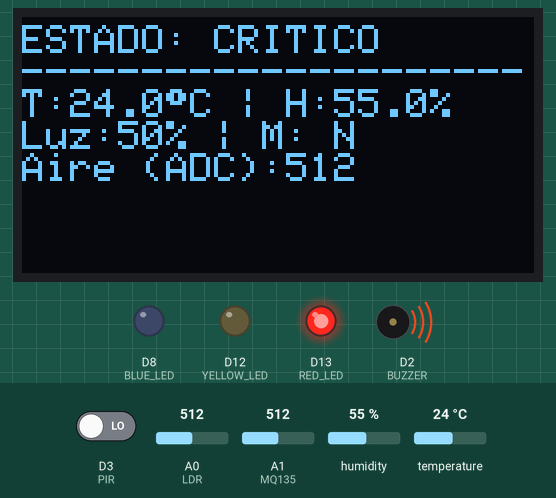
Simulated run of this sketch. Board: Arduino MKR. On the bench: 128×64 one-colour display, output pins drawn as LEDs (lit = HIGH), buzzer (waves = sounding). The inputs (shaded band) are chosen by the test bench; at power-on: A1 (MQ135) = 512, D3 (PIR) LOW, temperature 24 °C, A0 (LDR) = 512, humidity 55 %. WiFi joins after 1.5 s; servers stay silent unless stated; what the sketch prints to the serial monitor is not drawn.

Above: at 3.7 s.
3.8 s: A1 (MQ135) set to 311
At 5.0 s:
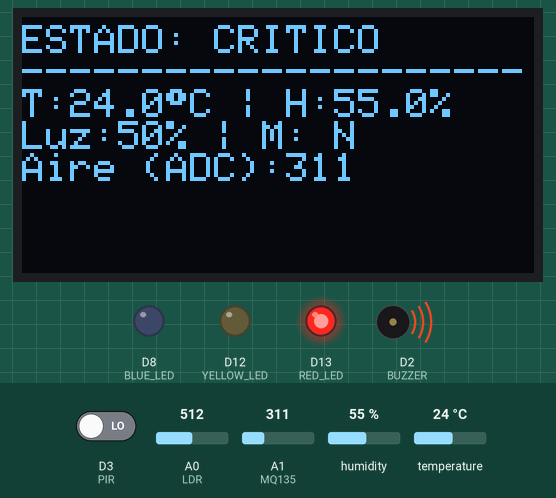
5.3 s: A1 (MQ135) set to 291
At 6.3 s:
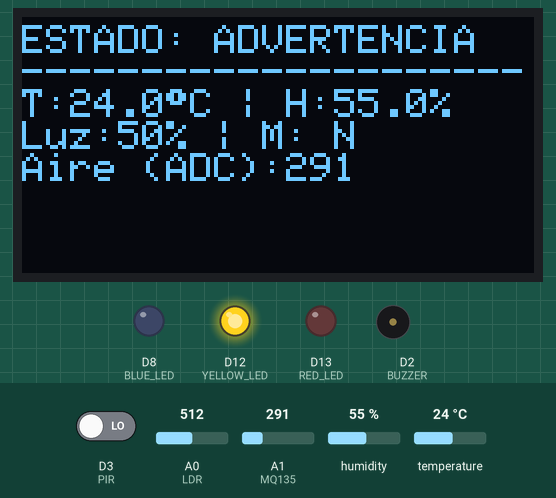
6.8 s: D3 (PIR) driven HIGH
At 7.6 s:
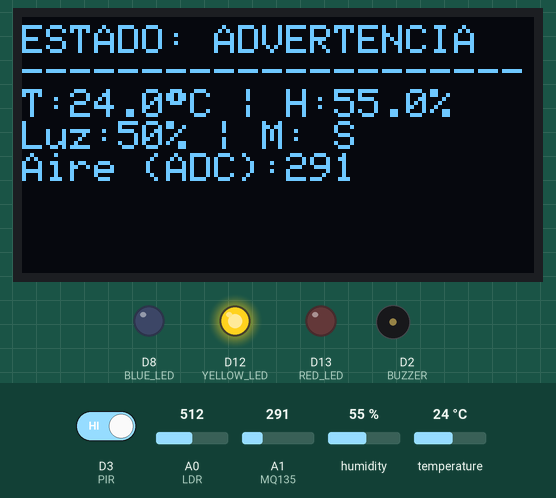
8.3 s: temperature set to 34.7 °C
At 9.1 s:
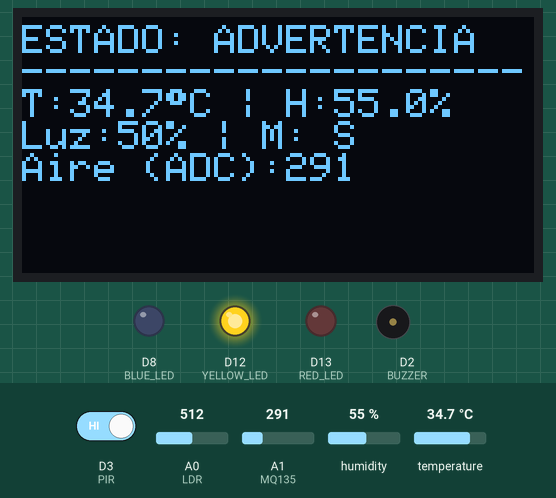
10.1 s: temperature set to 35.5 °C
At 11.4 s:
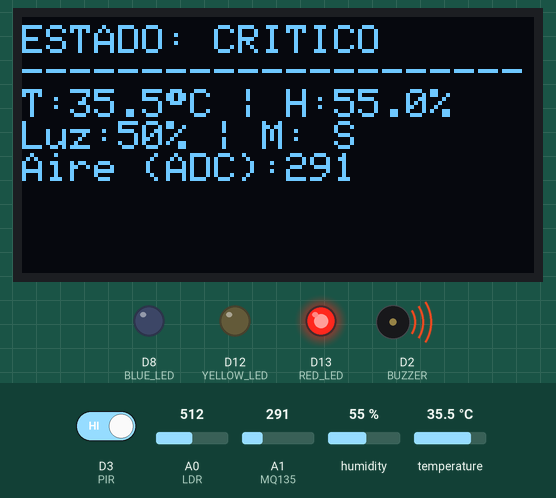
12.1 s: A0 (LDR) set to 716
At 12.6 s:
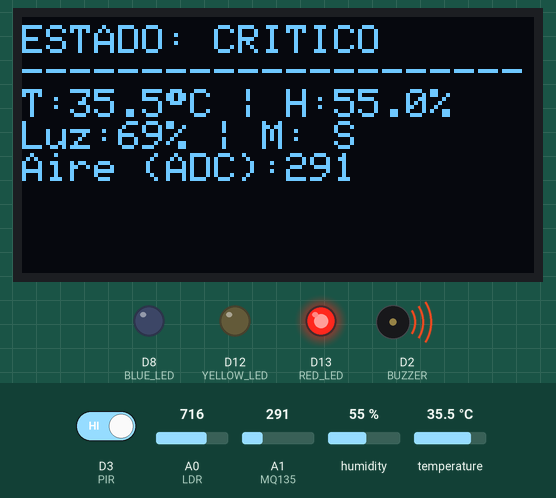
Timing chart, 0 to 14.6 s (numbered marks = the images above; inputs shaded):
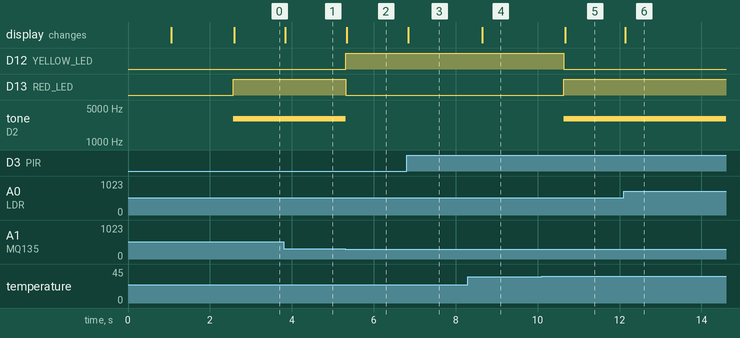

The sketch:

ArduinoIoT.ino
```cpp
// Librerías necesarias para el funcionamiento del sistema
#include <Arduino.h>           // Funciones básicas de Arduino
#include <Wire.h>              // Comunicación I2C
#include <DHT.h>                // Lectura del sensor de temperatura y humedad
#include <Adafruit_GFX.h>       // Funciones gráficas para la pantalla
#include <Adafruit_SSD1306.h>   // Control de la pantalla OLED
#include "thingProperties.h"    // Propiedades para Arduino IoT Cloud
#include "arduino_secrets.h"    // Credenciales de conexión

// Pines donde están conectados los sensores y actuadores
#define PIR 3          // Sensor de movimiento
#define LDR A0         // Sensor de luz
#define DHTPIN 4       // Pin del sensor DHT22
#define DHTTYPE DHT22  // Tipo de sensor de temperatura y humedad
#define MQ135 A1       // Sensor de calidad del aire
#define RED_LED 13     // LED indicador de estado crítico
#define YELLOW_LED 12  // LED indicador de advertencia
#define BLUE_LED 8     // LED indicador de estado normal
#define BUZZER 2       // Zumbador para alertas sonoras

// Configuración de la pantalla OLED
#define SCREEN_WIDTH 128    // Ancho de la pantalla en píxeles
#define SCREEN_HEIGHT 64    // Alto de la pantalla en píxeles
#define OLED_RESET -1       // No se utiliza un pin de reinicio externo
#define SCREEN_ADDRESS 0x3C // Dirección I2C de la pantalla

// Creación del objeto para controlar la pantalla OLED
Adafruit_SSD1306 display(SCREEN_WIDTH, SCREEN_HEIGHT, &Wire, OLED_RESET);

// Variables para almacenar las lecturas de los sensores
bool presence;                       // Indica si se detecta movimiento
int valueLDR, normalizedValueLDR;    // Lectura original y porcentaje de luz
float temperature, humidity;         // Temperatura y humedad
int airQuality;                      // Lectura del sensor de aire
String overallStatus;                // Estado general del sistema

// Estados posibles del sistema
String systemStatus[] = {"CRITICO", "ADVERTENCIA", "NORMAL"};

// Creación del objeto para controlar el sensor DHT22
DHT dht(DHTPIN, DHTTYPE);


// Configuración inicial del sistema
void setup() {

  // Configura los LED como salidas
  pinMode(RED_LED, OUTPUT);
  pinMode(YELLOW_LED, OUTPUT);
  pinMode(BLUE_LED, OUTPUT);

  // Configura el sensor de movimiento como entrada
  pinMode(PIR, INPUT);

  // Configura el buzzer como salida
  pinMode(BUZZER, OUTPUT);

  // Inicia la comunicación serial a 9600 baudios
  Serial.begin(9600);

  // Inicializa el sensor de temperatura y humedad
  dht.begin();

  // Espera un segundo para permitir la inicialización
  delay(1000);

  // Inicializa la pantalla OLED
  if (!display.begin(SSD1306_SWITCHCAPVCC, SCREEN_ADDRESS)) {
    Serial.println("Pantalla no encontrada");
  }

  // Muestra un mensaje inicial en la pantalla
  display.clearDisplay();
  display.setTextColor(WHITE);
  display.setTextSize(1);
  display.setCursor(0, 0);
  display.println(F("Iniciando..."));
  display.display();

  // Inicializa las propiedades de Arduino IoT Cloud
  initProperties();

  // Inicia la conexión con Arduino IoT Cloud
  ArduinoCloud.begin(ArduinoIoTPreferredConnection);

  // Configura el nivel de mensajes de depuración
  setDebugMessageLevel(2);

  // Muestra información de depuración de la conexión
  ArduinoCloud.printDebugInfo();
}


// Bucle principal: se ejecuta continuamente
void loop() {

  // Actualiza la comunicación con Arduino IoT Cloud
  ArduinoCloud.update();

  // Lee los sensores y actualiza sus variables
  readPIR();
  readLDR();
  readDHT();
  readMQ();

  // Determina el estado general y controla los actuadores
  checkStatus();

  // Actualiza la información mostrada en la pantalla OLED
  updateOLED();
}


// Lee el sensor de movimiento PIR
void readPIR() {

  // Guarda el estado del sensor: HIGH o LOW
  presence = digitalRead(PIR);

  // Muestra el resultado en el monitor serial
  Serial.print(F("Movimiento: "));
  Serial.println(presence ? F("DETECTADO") : F("CLEAR"));
}


// Lee el sensor de luz LDR
void readLDR() {

  // Obtiene la lectura analógica del sensor
  valueLDR = analogRead(LDR);

  // Convierte la lectura a una escala de 0 a 100
  normalizedValueLDR = map(valueLDR, 0, 1023, 0, 100);

  // Muestra el porcentaje calculado
  Serial.print(F("Luz: "));
  Serial.print(normalizedValueLDR);
  Serial.println(F("%"));
}


// Lee la temperatura y la humedad del sensor DHT22
void readDHT() {

  // Obtiene la temperatura en grados Celsius
  temperature = dht.readTemperature();

  // Obtiene la humedad relativa en porcentaje
  humidity = dht.readHumidity();

  // Comprueba si alguna lectura ha fallado
  if (isnan(temperature) || isnan(humidity)) {

    // Informa del error en el monitor serial
    Serial.println(F("Error al leer el sensor DHT22."));

    // Asigna valores predeterminados ante el error
    temperature = 0.0;
    humidity = 0.0;
  }

  // Muestra la temperatura
  Serial.print(F("Temperatura: "));
  Serial.print(temperature);
  Serial.print("°");
  Serial.println("C");

  // Muestra la humedad
  Serial.print(F("Humedad: "));
  Serial.print(humidity);
  Serial.println(F("%"));
}


// Lee el sensor de calidad del aire MQ135
void readMQ() {

  // Obtiene la lectura analógica del sensor
  airQuality = analogRead(MQ135);

  // Muestra la lectura ADC en el monitor serial
  Serial.print(F("Calidad de Aire (ADC): "));
  Serial.println(airQuality);
}


// Evalúa las lecturas y determina el estado del sistema
void checkStatus() {

  // Comprueba si existe alguna condición crítica
  if (temperature > 35.0 || airQuality > 300 || normalizedValueLDR < 20) {

    // Establece el estado crítico
    overallStatus = systemStatus[0];

    // Enciende el LED rojo y apaga los demás
    digitalWrite(RED_LED, HIGH);
    digitalWrite(YELLOW_LED, LOW);
    digitalWrite(BLUE_LED, LOW);

    // Activa el buzzer durante 500 milisegundos
    tone(BUZZER, 3000, 500);
  }

  // Comprueba si existe alguna condición de advertencia
  else if ((temperature > 28.0 && temperature <= 35.0) || (airQuality > 150 && airQuality <= 300) || presence == true) {

    // Establece el estado de advertencia
    overallStatus = systemStatus[1];

    // Enciende el LED amarillo
    digitalWrite(RED_LED, LOW);
    digitalWrite(YELLOW_LED, HIGH);
    digitalWrite(BLUE_LED, LOW);

    // Desactiva el sonido de alerta
    noTone(BUZZER);
  }

  // Si no hay condiciones críticas ni advertencias
  else {

    // Establece el estado normal
    overallStatus = systemStatus[2];

    // Enciende el LED azul y apaga los demás
    digitalWrite(RED_LED, LOW);
    digitalWrite(YELLOW_LED, LOW);
    digitalWrite(BLUE_LED, HIGH);

    // Mantiene el buzzer apagado
    noTone(BUZZER);
  }

  // Muestra el estado general en el monitor serial
  Serial.print(F("ESTADO GENERAL: "));
  Serial.println(overallStatus);
}

void updateOLED() {
  display.clearDisplay();
  display.setTextColor(WHITE);
  display.setTextSize(1);
  display.setCursor(0, 2);

  // Encabezado
  display.print(F("ESTADO: "));
  display.println(overallStatus);
  display.println(F("---------------------"));

  // Despliegle de variables
  display.print(F("T:")); display.print(temperature, 1); display.print((char)247); display.print(F("C"));
  display.print(F(" | H:")); display.print(humidity, 1); display.println(F("%"));

  display.print(F("Luz:")); display.print(normalizedValueLDR); display.print(F("%"));
  display.print(F(" | M: ")); display.println(presence ? F("S") : F("N"));

  display.print(F("Aire (ADC):")); display.println(airQuality);


  display.display(); // Envío de búfer a la pantalla física
}
```

arduino_secrets.h
```cpp
#define SECRET_SSID ""
#define SECRET_OPTIONAL_PASS ""
```

thingProperties.h
```cpp
#include "arduino_secrets.h"
#include <ArduinoIoTCloud.h>
#include <Arduino_ConnectionHandler.h>

const char SSID[]     = SECRET_SSID;
const char PASS[]     = SECRET_OPTIONAL_PASS;


extern String overallStatus;
extern float temperature;
extern int airQuality;
extern int normalizedValueLDR;
extern bool presence;

void initProperties(){

  ArduinoCloud.addProperty(overallStatus, READ, ON_CHANGE, NULL);
  ArduinoCloud.addProperty(temperature, READ, ON_CHANGE, NULL);
  ArduinoCloud.addProperty(airQuality, READ, ON_CHANGE, NULL);
  ArduinoCloud.addProperty(normalizedValueLDR, READ, ON_CHANGE, NULL);
  ArduinoCloud.addProperty(presence, READ, ON_CHANGE, NULL);

}

WiFiConnectionHandler ArduinoIoTPreferredConnection(SSID, PASS);
```

Measured:
- the behaviour switches between 301 and 300 on A1 (MQ135) (found by bisection; images 1 and 2)
- the behaviour switches between 35 and 35.1 °C on temperature (found by bisection; images 4 and 5)
- after the input at 3.8 s, the display: changes at once (image 1)
- after the input at 5.3 s, D12 (YELLOW_LED): LOW → HIGH at once; D13 (RED_LED): HIGH → LOW at once; tone on D2 (BUZZER): 3000 Hz → silent at once; the display: changes at once (image 2)
- after the input at 6.8 s, the display: changes after 0.05 s (image 3)
- after the input at 8.3 s, the display: changes after 0.35 s (image 4)
- after the input at 10.1 s, D12 (YELLOW_LED): HIGH → LOW after 0.54 s; D13 (RED_LED): LOW → HIGH after 0.54 s; tone on D2 (BUZZER): silent → 3000 Hz after 0.54 s; the display: changes after 0.57 s (image 5)
- after the input at 12.1 s, the display: changes at once (image 6)
